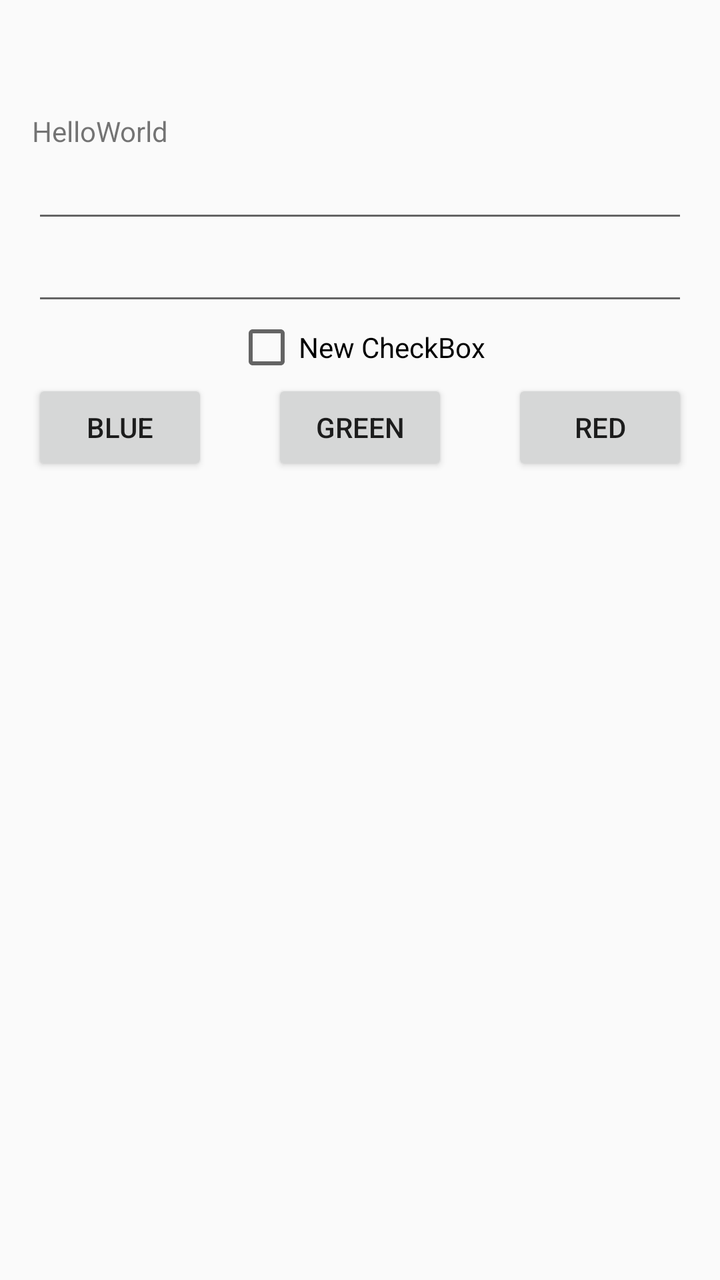
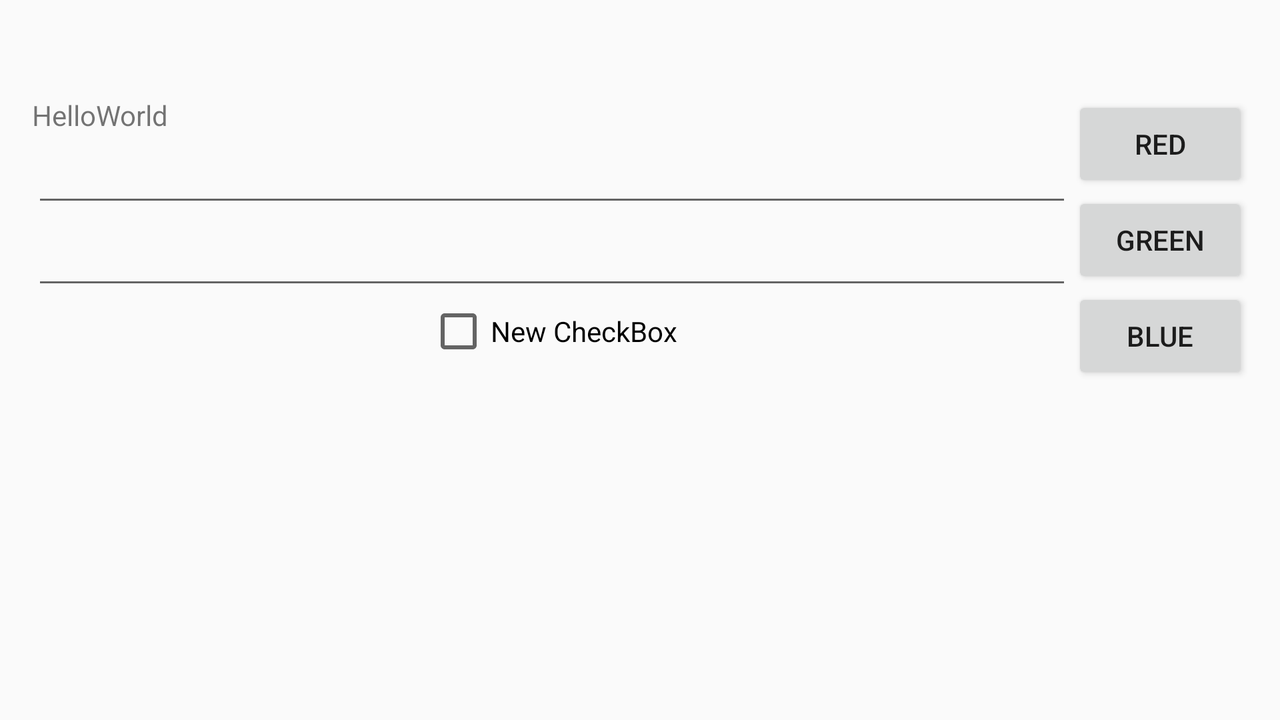

One screen, two layout resources from the same app: the default and the repository's alternative for another configuration. Each is rendered where Android would select it; the XML of both is given below.
<!-- AndroidManifest.xml: application theme AppTheme -->
<!-- res/layout/main_content.xml -->
<?xml version="1.0" encoding="utf-8"?>
<RelativeLayout xmlns:android="http://schemas.android.com/apk/res/android"
    xmlns:tools="http://schemas.android.com/tools" android:layout_width="match_parent"
    android:layout_height="match_parent" android:paddingLeft="@dimen/activity_horizontal_margin"
    android:paddingRight="@dimen/activity_horizontal_margin"
    android:paddingBottom="@dimen/activity_vertical_margin"
    android:paddingTop="?attr/actionBarSize"
    tools:context="com.softdesign.school.ui.activities.MainActivity">


    <LinearLayout
        android:layout_width="match_parent"
        android:layout_height="wrap_content"
        android:orientation="vertical"
        android:id="@+id/linearLayout">

        <TextView
            android:layout_width="wrap_content"
            android:layout_height="wrap_content"
            android:text="@string/text.helloworld"
            android:id="@+id/textView"
            android:layout_alignParentTop="true"
            android:layout_alignParentLeft="true"
            android:layout_alignParentStart="true" />

        <EditText
            android:layout_width="match_parent"
            android:layout_height="wrap_content"
            android:id="@+id/editText"
            android:layout_below="@+id/textView"
            android:layout_alignParentLeft="true"
            android:layout_alignParentStart="true" />

        <EditText
            android:layout_width="match_parent"
            android:layout_height="wrap_content"
            android:id="@+id/editText2"
            android:layout_below="@+id/editText"
            android:layout_alignParentLeft="true"
            android:layout_alignParentStart="true" />

        <CheckBox
            android:layout_width="wrap_content"
            android:layout_height="wrap_content"
            android:text="New CheckBox"
            android:id="@+id/checkBox"
            android:layout_gravity="center_horizontal" />
    </LinearLayout>

    <Button
        android:layout_width="wrap_content"
        android:layout_height="wrap_content"
        android:text="@string/button.blue"
        android:id="@+id/btn_blue"
        android:layout_below="@+id/linearLayout"
        android:layout_alignParentLeft="true"
        android:layout_alignParentStart="true" />

    <Button
        android:layout_width="wrap_content"
        android:layout_height="wrap_content"
        android:text="@string/button.green"
        android:id="@+id/btn_green"
        android:layout_alignTop="@+id/btn_blue"
        android:layout_centerHorizontal="true" />

    <Button
        android:layout_width="wrap_content"
        android:layout_height="wrap_content"
        android:text="@string/button.red"
        android:id="@+id/btn_red"
        android:layout_alignBottom="@+id/btn_green"
        android:layout_alignRight="@+id/linearLayout"
        android:layout_alignEnd="@+id/linearLayout" />
</RelativeLayout>
<!-- resources referenced by this layout -->
<resources>
  <dimen name="activity_horizontal_margin">16dp</dimen>
  <dimen name="activity_vertical_margin">16dp</dimen>
  <string name="button.blue">blue</string>
  <string name="button.green">green</string>
  <string name="button.red">red</string>
  <string name="text.helloworld">HelloWorld</string>
  <style name="AppTheme" parent="Theme.AppCompat.Light.NoActionBar">
          
          <item name="colorPrimary">@color/colorPrimary</item>
          <item name="colorPrimaryDark">@color/colorPrimaryDark</item>
          <item name="colorAccent">@color/colorAccent</item>
      </style>
  <color name="colorPrimary">#3F51B5</color>
  <color name="colorPrimaryDark">#303F9F</color>
  <color name="colorAccent">#FF4081</color>
</resources>
<!-- res/layout-land/main_content.xml (the repository's variant of the layout above) -->
<!-- drawn on the phone turned sideways -->
<?xml version="1.0" encoding="utf-8"?>
<RelativeLayout xmlns:android="http://schemas.android.com/apk/res/android"
    xmlns:tools="http://schemas.android.com/tools" android:layout_width="match_parent"
    android:layout_height="match_parent" android:paddingLeft="@dimen/activity_horizontal_margin"
    android:paddingRight="@dimen/activity_horizontal_margin"
    android:paddingBottom="@dimen/activity_vertical_margin"
    android:paddingTop="?attr/actionBarSize"
    tools:context="com.softdesign.school.MainActivity">


    <LinearLayout
        android:layout_width="wrap_content"
        android:layout_height="wrap_content"
        android:orientation="vertical"
        android:id="@+id/linearLayout"
        android:layout_toLeftOf="@+id/linearLayout2"
        android:layout_alignParentLeft="true"
        android:layout_alignParentStart="true">

        <TextView
            android:layout_width="wrap_content"
            android:layout_height="wrap_content"
            android:text="@string/text.helloworld"
            android:id="@+id/textView"
            android:layout_alignParentTop="true"
            android:layout_alignParentLeft="true"
            android:layout_alignParentStart="true" />

        <EditText
            android:layout_width="match_parent"
            android:layout_height="wrap_content"
            android:id="@+id/editText"
            android:layout_below="@+id/textView"
            android:layout_alignParentLeft="true"
            android:layout_alignParentStart="true" />

        <EditText
            android:layout_width="match_parent"
            android:layout_height="wrap_content"
            android:id="@+id/editText2"
            android:layout_below="@+id/editText"
            android:layout_alignParentLeft="true"
            android:layout_alignParentStart="true" />

        <CheckBox
            android:layout_width="wrap_content"
            android:layout_height="wrap_content"
            android:text="New CheckBox"
            android:id="@+id/checkBox"
            android:layout_gravity="center_horizontal" />
    </LinearLayout>

    <LinearLayout
        android:orientation="vertical"
        android:layout_width="wrap_content"
        android:layout_height="wrap_content"
        android:layout_alignParentRight="true"
        android:id="@+id/linearLayout2">

        <Button
            android:layout_width="wrap_content"
            android:layout_height="wrap_content"
            android:text="@string/button.red"
            android:id="@+id/btn_red"
            android:layout_alignBottom="@+id/btn_green"
            android:layout_alignRight="@+id/linearLayout"
            android:layout_alignEnd="@+id/linearLayout" />

        <Button
            android:layout_width="wrap_content"
            android:layout_height="wrap_content"
            android:text="@string/button.green"
            android:id="@+id/btn_green"
            android:layout_alignTop="@+id/btn_blue"
            android:layout_centerHorizontal="true" />

        <Button
            android:layout_width="wrap_content"
            android:layout_height="wrap_content"
            android:text="@string/button.blue"
            android:id="@+id/btn_blue"
            android:layout_below="@+id/linearLayout"
            android:layout_alignParentLeft="true"
            android:layout_alignParentStart="true" />
    </LinearLayout>
</RelativeLayout>
